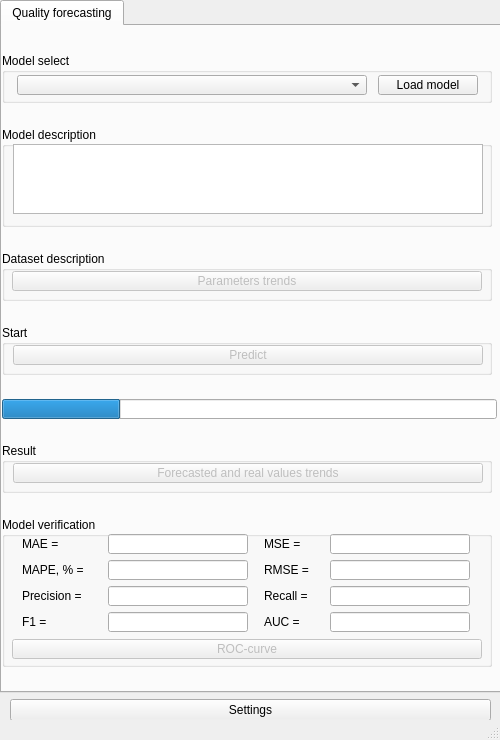
<?xml version="1.0" encoding="UTF-8"?>
<ui version="4.0">
 <class>MainWindow_Eng</class>
 <widget class="QMainWindow" name="MainWindow_Eng">
  <property name="geometry">
   <rect>
    <x>0</x>
    <y>0</y>
    <width>500</width>
    <height>740</height>
   </rect>
  </property>
  <property name="minimumSize">
   <size>
    <width>500</width>
    <height>740</height>
   </size>
  </property>
  <property name="maximumSize">
   <size>
    <width>500</width>
    <height>740</height>
   </size>
  </property>
  <property name="windowTitle">
   <string>MainWindow</string>
  </property>
  <property name="animated">
   <bool>false</bool>
  </property>
  <widget class="QWidget" name="centralwidget">
   <property name="minimumSize">
    <size>
     <width>500</width>
     <height>720</height>
    </size>
   </property>
   <property name="maximumSize">
    <size>
     <width>500</width>
     <height>720</height>
    </size>
   </property>
   <widget class="QWidget" name="verticalLayoutWidget">
    <property name="geometry">
     <rect>
      <x>0</x>
      <y>0</y>
      <width>501</width>
      <height>721</height>
     </rect>
    </property>
    <layout class="QVBoxLayout" name="verticalLayout">
     <property name="sizeConstraint">
      <enum>QLayout::SetMinimumSize</enum>
     </property>
     <item>
      <widget class="QTabWidget" name="tabWidget">
       <property name="cursor">
        <cursorShape>ArrowCursor</cursorShape>
       </property>
       <property name="currentIndex">
        <number>0</number>
       </property>
       <widget class="QWidget" name="RNN_tab">
        <property name="cursor">
         <cursorShape>ArrowCursor</cursorShape>
        </property>
        <attribute name="title">
         <string>Quality forecasting</string>
        </attribute>
        <widget class="QWidget" name="verticalLayoutWidget_3">
         <property name="geometry">
          <rect>
           <x>0</x>
           <y>9</y>
           <width>501</width>
           <height>651</height>
          </rect>
         </property>
         <layout class="QVBoxLayout" name="RnnVerticalLayout">
          <item>
           <widget class="QGroupBox" name="ModelSelectGroupBoxRNN">
            <property name="minimumSize">
             <size>
              <width>490</width>
              <height>50</height>
             </size>
            </property>
            <property name="maximumSize">
             <size>
              <width>490</width>
              <height>50</height>
             </size>
            </property>
            <property name="title">
             <string>Model select</string>
            </property>
            <widget class="QWidget" name="horizontalLayoutWidget">
             <property name="geometry">
              <rect>
               <x>10</x>
               <y>20</y>
               <width>471</width>
               <height>25</height>
              </rect>
             </property>
             <layout class="QHBoxLayout" name="horizontalLayout_2">
              <item>
               <widget class="QComboBox" name="ModelComboBoxRNN">
                <property name="minimumSize">
                 <size>
                  <width>350</width>
                  <height>20</height>
                 </size>
                </property>
                <property name="maximumSize">
                 <size>
                  <width>350</width>
                  <height>20</height>
                 </size>
                </property>
                <property name="cursor">
                 <cursorShape>PointingHandCursor</cursorShape>
                </property>
               </widget>
              </item>
              <item>
               <widget class="QPushButton" name="loadModelButtonRNN">
                <property name="minimumSize">
                 <size>
                  <width>100</width>
                  <height>20</height>
                 </size>
                </property>
                <property name="maximumSize">
                 <size>
                  <width>100</width>
                  <height>20</height>
                 </size>
                </property>
                <property name="cursor">
                 <cursorShape>PointingHandCursor</cursorShape>
                </property>
                <property name="text">
                 <string>Load model</string>
                </property>
               </widget>
              </item>
             </layout>
            </widget>
           </widget>
          </item>
          <item>
           <widget class="QGroupBox" name="ModelDescriptionGroupBoxRNN">
            <property name="enabled">
             <bool>true</bool>
            </property>
            <property name="minimumSize">
             <size>
              <width>490</width>
              <height>100</height>
             </size>
            </property>
            <property name="maximumSize">
             <size>
              <width>490</width>
              <height>100</height>
             </size>
            </property>
            <property name="title">
             <string>Model description</string>
            </property>
            <widget class="QTextBrowser" name="ModelDescriptionTextRNN">
             <property name="enabled">
              <bool>true</bool>
             </property>
             <property name="geometry">
              <rect>
               <x>11</x>
               <y>17</y>
               <width>470</width>
               <height>70</height>
              </rect>
             </property>
             <property name="minimumSize">
              <size>
               <width>470</width>
               <height>70</height>
              </size>
             </property>
             <property name="maximumSize">
              <size>
               <width>470</width>
               <height>70</height>
              </size>
             </property>
             <property name="cursor" stdset="0">
              <cursorShape>IBeamCursor</cursorShape>
             </property>
            </widget>
           </widget>
          </item>
          <item>
           <widget class="QGroupBox" name="DataDescriptionGroupBoxRNN">
            <property name="enabled">
             <bool>true</bool>
            </property>
            <property name="minimumSize">
             <size>
              <width>490</width>
              <height>50</height>
             </size>
            </property>
            <property name="maximumSize">
             <size>
              <width>490</width>
              <height>50</height>
             </size>
            </property>
            <property name="title">
             <string>Dataset description</string>
            </property>
            <widget class="QPushButton" name="StartTrendsButtonRNN">
             <property name="enabled">
              <bool>false</bool>
             </property>
             <property name="geometry">
              <rect>
               <x>10</x>
               <y>20</y>
               <width>470</width>
               <height>20</height>
              </rect>
             </property>
             <property name="minimumSize">
              <size>
               <width>470</width>
               <height>20</height>
              </size>
             </property>
             <property name="maximumSize">
              <size>
               <width>470</width>
               <height>20</height>
              </size>
             </property>
             <property name="cursor">
              <cursorShape>PointingHandCursor</cursorShape>
             </property>
             <property name="text">
              <string>Parameters trends</string>
             </property>
            </widget>
           </widget>
          </item>
          <item>
           <widget class="QGroupBox" name="StartGroupBoxRNN">
            <property name="enabled">
             <bool>true</bool>
            </property>
            <property name="minimumSize">
             <size>
              <width>490</width>
              <height>50</height>
             </size>
            </property>
            <property name="maximumSize">
             <size>
              <width>490</width>
              <height>50</height>
             </size>
            </property>
            <property name="title">
             <string>Start</string>
            </property>
            <widget class="QPushButton" name="StartButtonRNN">
             <property name="enabled">
              <bool>false</bool>
             </property>
             <property name="geometry">
              <rect>
               <x>11</x>
               <y>20</y>
               <width>470</width>
               <height>20</height>
              </rect>
             </property>
             <property name="minimumSize">
              <size>
               <width>470</width>
               <height>20</height>
              </size>
             </property>
             <property name="maximumSize">
              <size>
               <width>470</width>
               <height>20</height>
              </size>
             </property>
             <property name="cursor">
              <cursorShape>PointingHandCursor</cursorShape>
             </property>
             <property name="text">
              <string>Predict</string>
             </property>
            </widget>
           </widget>
          </item>
          <item>
           <widget class="QProgressBar" name="progressBar">
            <property name="minimumSize">
             <size>
              <width>495</width>
              <height>20</height>
             </size>
            </property>
            <property name="maximumSize">
             <size>
              <width>495</width>
              <height>20</height>
             </size>
            </property>
            <property name="value">
             <number>24</number>
            </property>
            <property name="textVisible">
             <bool>false</bool>
            </property>
           </widget>
          </item>
          <item>
           <widget class="QGroupBox" name="ResultGroupBoxRNN">
            <property name="enabled">
             <bool>true</bool>
            </property>
            <property name="minimumSize">
             <size>
              <width>490</width>
              <height>50</height>
             </size>
            </property>
            <property name="maximumSize">
             <size>
              <width>490</width>
              <height>50</height>
             </size>
            </property>
            <property name="title">
             <string>Result</string>
            </property>
            <widget class="QPushButton" name="ResultTrendsButtonRNN">
             <property name="enabled">
              <bool>false</bool>
             </property>
             <property name="geometry">
              <rect>
               <x>11</x>
               <y>20</y>
               <width>470</width>
               <height>20</height>
              </rect>
             </property>
             <property name="minimumSize">
              <size>
               <width>470</width>
               <height>20</height>
              </size>
             </property>
             <property name="maximumSize">
              <size>
               <width>470</width>
               <height>20</height>
              </size>
             </property>
             <property name="cursor">
              <cursorShape>PointingHandCursor</cursorShape>
             </property>
             <property name="text">
              <string>Forecasted and real values trends</string>
             </property>
            </widget>
           </widget>
          </item>
          <item>
           <widget class="QGroupBox" name="ModelValidationGroupBoxRNN">
            <property name="enabled">
             <bool>true</bool>
            </property>
            <property name="minimumSize">
             <size>
              <width>490</width>
              <height>150</height>
             </size>
            </property>
            <property name="maximumSize">
             <size>
              <width>490</width>
              <height>150</height>
             </size>
            </property>
            <property name="title">
             <string>Model verification</string>
            </property>
            <widget class="QWidget" name="verticalLayoutWidget_4">
             <property name="geometry">
              <rect>
               <x>10</x>
               <y>16</y>
               <width>472</width>
               <height>128</height>
              </rect>
             </property>
             <layout class="QVBoxLayout" name="ModelValidationVerticalLayoutRNN">
              <item>
               <layout class="QGridLayout" name="MetricsGridLayoutRNN">
                <item row="0" column="0">
                 <widget class="QLabel" name="MaeLabelRNN">
                  <property name="minimumSize">
                   <size>
                    <width>70</width>
                    <height>20</height>
                   </size>
                  </property>
                  <property name="maximumSize">
                   <size>
                    <width>50</width>
                    <height>20</height>
                   </size>
                  </property>
                  <property name="text">
                   <string>MAE =</string>
                  </property>
                 </widget>
                </item>
                <item row="2" column="0">
                 <widget class="QLabel" name="PrecisionLabelRNN">
                  <property name="minimumSize">
                   <size>
                    <width>70</width>
                    <height>20</height>
                   </size>
                  </property>
                  <property name="maximumSize">
                   <size>
                    <width>50</width>
                    <height>20</height>
                   </size>
                  </property>
                  <property name="text">
                   <string>Precision = </string>
                  </property>
                 </widget>
                </item>
                <item row="3" column="2">
                 <widget class="QLabel" name="AucLabelRNN">
                  <property name="minimumSize">
                   <size>
                    <width>50</width>
                    <height>20</height>
                   </size>
                  </property>
                  <property name="maximumSize">
                   <size>
                    <width>50</width>
                    <height>20</height>
                   </size>
                  </property>
                  <property name="text">
                   <string>AUC = </string>
                  </property>
                 </widget>
                </item>
                <item row="1" column="0">
                 <widget class="QLabel" name="MapeLabelRNN">
                  <property name="minimumSize">
                   <size>
                    <width>70</width>
                    <height>20</height>
                   </size>
                  </property>
                  <property name="maximumSize">
                   <size>
                    <width>50</width>
                    <height>20</height>
                   </size>
                  </property>
                  <property name="text">
                   <string>MAPE, % = </string>
                  </property>
                 </widget>
                </item>
                <item row="3" column="0">
                 <widget class="QLabel" name="F1LabelRNN">
                  <property name="minimumSize">
                   <size>
                    <width>70</width>
                    <height>20</height>
                   </size>
                  </property>
                  <property name="maximumSize">
                   <size>
                    <width>50</width>
                    <height>20</height>
                   </size>
                  </property>
                  <property name="text">
                   <string>F1 = </string>
                  </property>
                 </widget>
                </item>
                <item row="0" column="2">
                 <widget class="QLabel" name="MseLabelRNN">
                  <property name="minimumSize">
                   <size>
                    <width>50</width>
                    <height>20</height>
                   </size>
                  </property>
                  <property name="maximumSize">
                   <size>
                    <width>50</width>
                    <height>20</height>
                   </size>
                  </property>
                  <property name="text">
                   <string>MSE = </string>
                  </property>
                 </widget>
                </item>
                <item row="2" column="2">
                 <widget class="QLabel" name="RecallLabelRNN">
                  <property name="minimumSize">
                   <size>
                    <width>50</width>
                    <height>20</height>
                   </size>
                  </property>
                  <property name="maximumSize">
                   <size>
                    <width>50</width>
                    <height>20</height>
                   </size>
                  </property>
                  <property name="text">
                   <string>Recall = </string>
                  </property>
                 </widget>
                </item>
                <item row="0" column="1">
                 <widget class="QLineEdit" name="MaeRNN">
                  <property name="enabled">
                   <bool>true</bool>
                  </property>
                  <property name="minimumSize">
                   <size>
                    <width>140</width>
                    <height>20</height>
                   </size>
                  </property>
                  <property name="maximumSize">
                   <size>
                    <width>140</width>
                    <height>20</height>
                   </size>
                  </property>
                  <property name="readOnly">
                   <bool>true</bool>
                  </property>
                 </widget>
                </item>
                <item row="1" column="2">
                 <widget class="QLabel" name="RmseLabelRNN">
                  <property name="minimumSize">
                   <size>
                    <width>50</width>
                    <height>20</height>
                   </size>
                  </property>
                  <property name="maximumSize">
                   <size>
                    <width>50</width>
                    <height>20</height>
                   </size>
                  </property>
                  <property name="text">
                   <string>RMSE = </string>
                  </property>
                 </widget>
                </item>
                <item row="1" column="1">
                 <widget class="QLineEdit" name="MapeRNN">
                  <property name="enabled">
                   <bool>true</bool>
                  </property>
                  <property name="minimumSize">
                   <size>
                    <width>140</width>
                    <height>20</height>
                   </size>
                  </property>
                  <property name="maximumSize">
                   <size>
                    <width>140</width>
                    <height>20</height>
                   </size>
                  </property>
                  <property name="readOnly">
                   <bool>true</bool>
                  </property>
                 </widget>
                </item>
                <item row="3" column="3">
                 <widget class="QLineEdit" name="AucRNN">
                  <property name="enabled">
                   <bool>true</bool>
                  </property>
                  <property name="minimumSize">
                   <size>
                    <width>140</width>
                    <height>20</height>
                   </size>
                  </property>
                  <property name="maximumSize">
                   <size>
                    <width>140</width>
                    <height>20</height>
                   </size>
                  </property>
                  <property name="readOnly">
                   <bool>true</bool>
                  </property>
                 </widget>
                </item>
                <item row="1" column="3">
                 <widget class="QLineEdit" name="RmseRNN">
                  <property name="enabled">
                   <bool>true</bool>
                  </property>
                  <property name="minimumSize">
                   <size>
                    <width>140</width>
                    <height>20</height>
                   </size>
                  </property>
                  <property name="maximumSize">
                   <size>
                    <width>140</width>
                    <height>20</height>
                   </size>
                  </property>
                  <property name="readOnly">
                   <bool>true</bool>
                  </property>
                 </widget>
                </item>
                <item row="2" column="1">
                 <widget class="QLineEdit" name="PrecisionRNN">
                  <property name="enabled">
                   <bool>true</bool>
                  </property>
                  <property name="minimumSize">
                   <size>
                    <width>140</width>
                    <height>20</height>
                   </size>
                  </property>
                  <property name="maximumSize">
                   <size>
                    <width>140</width>
                    <height>20</height>
                   </size>
                  </property>
                  <property name="readOnly">
                   <bool>true</bool>
                  </property>
                 </widget>
                </item>
                <item row="3" column="1">
                 <widget class="QLineEdit" name="F1RNN">
                  <property name="enabled">
                   <bool>true</bool>
                  </property>
                  <property name="minimumSize">
                   <size>
                    <width>140</width>
                    <height>20</height>
                   </size>
                  </property>
                  <property name="maximumSize">
                   <size>
                    <width>140</width>
                    <height>20</height>
                   </size>
                  </property>
                  <property name="readOnly">
                   <bool>true</bool>
                  </property>
                 </widget>
                </item>
                <item row="2" column="3">
                 <widget class="QLineEdit" name="RecallRNN">
                  <property name="enabled">
                   <bool>true</bool>
                  </property>
                  <property name="minimumSize">
                   <size>
                    <width>140</width>
                    <height>20</height>
                   </size>
                  </property>
                  <property name="maximumSize">
                   <size>
                    <width>140</width>
                    <height>20</height>
                   </size>
                  </property>
                  <property name="readOnly">
                   <bool>true</bool>
                  </property>
                 </widget>
                </item>
                <item row="0" column="3">
                 <widget class="QLineEdit" name="MseRNN">
                  <property name="enabled">
                   <bool>true</bool>
                  </property>
                  <property name="minimumSize">
                   <size>
                    <width>140</width>
                    <height>20</height>
                   </size>
                  </property>
                  <property name="maximumSize">
                   <size>
                    <width>140</width>
                    <height>20</height>
                   </size>
                  </property>
                  <property name="readOnly">
                   <bool>true</bool>
                  </property>
                 </widget>
                </item>
               </layout>
              </item>
              <item>
               <widget class="QPushButton" name="RocTrendButtonRNN">
                <property name="enabled">
                 <bool>false</bool>
                </property>
                <property name="minimumSize">
                 <size>
                  <width>470</width>
                  <height>20</height>
                 </size>
                </property>
                <property name="maximumSize">
                 <size>
                  <width>470</width>
                  <height>20</height>
                 </size>
                </property>
                <property name="cursor">
                 <cursorShape>PointingHandCursor</cursorShape>
                </property>
                <property name="text">
                 <string>ROC-curve</string>
                </property>
               </widget>
              </item>
             </layout>
            </widget>
           </widget>
          </item>
         </layout>
        </widget>
       </widget>
      </widget>
     </item>
     <item>
      <layout class="QHBoxLayout" name="horizontalLayout">
       <property name="leftMargin">
        <number>10</number>
       </property>
       <property name="rightMargin">
        <number>10</number>
       </property>
       <item>
        <widget class="QPushButton" name="administrator_button">
         <property name="cursor">
          <cursorShape>PointingHandCursor</cursorShape>
         </property>
         <property name="text">
          <string>Settings</string>
         </property>
        </widget>
       </item>
      </layout>
     </item>
    </layout>
   </widget>
  </widget>
  <widget class="QStatusBar" name="statusbar"/>
 </widget>
 <resources/>
 <connections/>
</ui>
